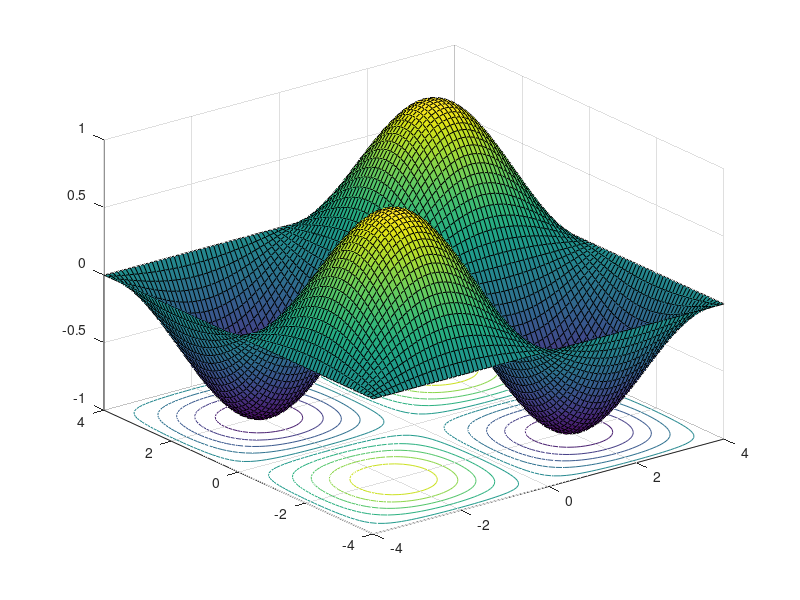

This chart was generated by the following MATLAB code: (Note: this script raises an error after producing the figure.)
clc;
clear all;
close all;
p1=-4:0.1:4;
p2=-4:0.1:4;
for i=1:length(p1)
    for j=1:length(p2)
        t(i,j)=sin(pi*p1(i)/4).*sin(pi*p2(j)/4);
    end
end
surfc(p1,p2,t);
no_hidden=10;
w1=rand(no_hidden,2);
b1=rand(1,no_hidden);
w2=rand(1,no_hidden);
b2=rand;
for k=1:100
for i=1:length(p1)
    for j=1:length(p2)
        out1=tansig(w1*[p1(i) p2(j)]'+b1');
        out2(i,j)=w2*out1+b2;
        err(i,j)=t(i,j)-out2(i,j);
        w2=w2+2*0.01*err(i,j)*out1';
        b2=b2+2*0.01*err(i,j);
        w1=w1+2*0.01*err(i,j)*diag([1-(out1).^2])*w2'*[p1(i) p2(j)];
        b1=b1+2*0.01*err(i,j)*(diag([1-(out1).^2])*w2')';
    end
end
end
figure
surfc(p1,p2,out2);
